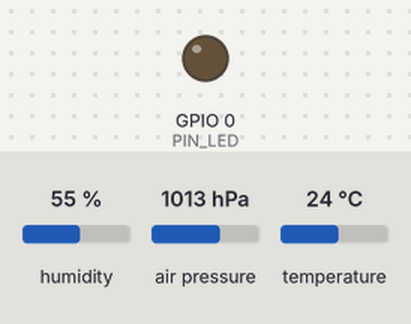
Simulated run of this program. Board: ESP8266 (NodeMCU). On the bench: output pins drawn as LEDs (lit = HIGH). The test bench sets the inputs (shaded band); at power-on: humidity 55 %, air pressure 1013 hPa, temperature 24 °C. What the program prints to the serial monitor is not drawn. At 1.0 s the program puts the board to deep sleep or switches it off; the recording ends there.

Above: at 0.1 s.
Timing chart, 0 to 1.0 s (numbered marks = the images above):
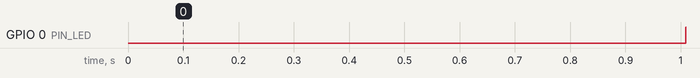

Measured:
- by itself, GPIO 0 (PIN_LED): LOW → HIGH at 1.0 s

The program:

main.cpp
```cpp
//#define _DEBUG_
// the rest of your sketch goes here
#include <Arduino.h>

#include <ESP8266WiFi.h>       // Librería de conexión WiFi del módulo ESP8266
#include <ThingerESP8266.h>    // Librería de la plataforma thinger.io

#include "Seeed_BME280.h"      // Librería para el sensor BME280
#include <Wire.h>              // Para usar el I2C

// Parámetros de la conexión con thinger.io
#define usuario "*******************************"
#define device_Id "*******************************"
#define device_credentials "*******************************"

ThingerESP8266 thing(usuario, device_Id, device_credentials);

// Parámetros de conexión WiFi
const char WiFi_ssid[]="*******************************";            // Nombre de red WiFi
const char WiFi_password[]="*******************************";  // Password de red WiFi

// Led indicador de funcionamiento
#define PIN_LED 0

// Modo dormido
// http://extraconversion.com/es/tiempo/microsegundos/microsegundos-a-minutos.html
//unsigned long TIEMPO_DeepSleep = 36e8;          // Tiempo en modo deep-sleep en microsegundos 3600s
unsigned long TIEMPO_DeepSleep = 90e6;          // Tiempo en modo deep-sleep en microsegundos 90s


// Declaración de variables
BME280 bme280;
float presion;
float presionhPa;
float temperatura;
float altitud;
int humedad;
int ad_bat;
int level_bat;

void battery_level() {

  // Leer la bateria segun un ejemplo de Adafruit
  // read the battery level from the ESP8266 analog in pin.
  // analog read level is 10 bit 0-1023 (0V-1V).
  // our 1M & 220K voltage divider takes the max
  // lipo value of 4.2V and drops it to 0.758V max.
  // this means our min analog read value should be 580 (3.14V)
  // and the max analog read value should be 774 (4.2V).
  ad_bat = analogRead(A0);
  Serial.print("Battery AD: "); Serial.print(ad_bat);Serial.println(" ");
  // convert battery level to percent
  level_bat = map(ad_bat, 460, 654, 0, 100);
  Serial.print("Battery level: "); Serial.print(level_bat); Serial.println("%");

  }

// Función para leer los datos del sensor y la bateria
void Leer_bme280(){

  // Obtener y mostrar la temperatura
  Serial.print("Temp: ");
  Serial.print(temperatura = bme280.getTemperature());
  Serial.println(" ºC");

  // Obtener y mostrar la humedad
  Serial.print("Humidity: ");
  Serial.print(humedad = bme280.getHumidity());
  Serial.println(" %");

  // Obtener y mostrar la presión
  Serial.print("Pressure: ");
  Serial.print(presion = bme280.getPressure());
  Serial.println(" Pa");

  // Obtener y mostar la altitud
  Serial.print("Altitude: ");
  Serial.print(altitud = bme280.calcAltitude(presion));
  Serial.println(" m");

  battery_level();
}


void setup() {
    // Abrimos la comunicación serie y espero a que el puerto se abra:
    //delay(1000); //Calentamiento
    Serial.begin(115200);

    if(!bme280.init()){
      Serial.println("Error en el dispositivo!");
    }

    // Salida
    pinMode(PIN_LED, OUTPUT);
    // Estado iniciale
    digitalWrite(PIN_LED, LOW);

    // Inicialización de la WiFi para comunicarse con la API
    thing.add_wifi(WiFi_ssid, WiFi_password);
    Serial.println(" ");
    Serial.println("Modo normal de funcionamiento");

    //Leer_bme280();
    // ----------------------------------------
    // Creamos los recursos DE SALIDA para la API
    // ----------------------------------------
    thing["bme280"] >> [](pson & out) {
      out["bme280_temperatura"] = temperatura;
      out["bme280_humedad"] = humedad;
      out["bme280_presion"] = presion/100;   // En hectopascales
      out["bme280_altitud"] = altitud;
      out["level_bat"] = level_bat;
      out["ad_bat"] = ad_bat;
    };

}

void loop() {

  thing.handle();       // Se encarga de la conexión y siempre debe estar al principio
  Leer_bme280();
  thing.write_bucket("Bucket_01", "bme280");

  // Delay necesario para que escriba los datos en el data Buckets
  delay(1000);

  Serial.println("Entrar en sueño profundo zzzzzzzzzzzz");
  digitalWrite(PIN_LED, HIGH);
  ESP.deepSleep(TIEMPO_DeepSleep,WAKE_RF_DEFAULT);    // Desabilita la señal de radio después del reencendido

}
```
